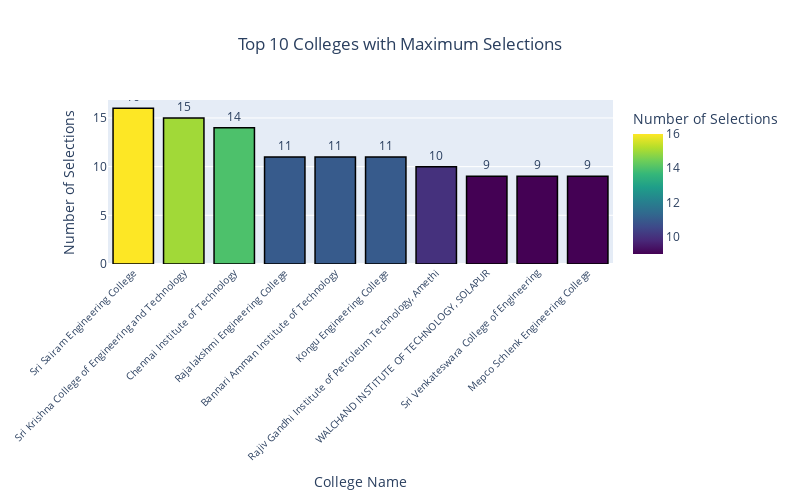

Source (notebook cell):
### Code cell
college_counts = orignal_data.groupby(['AISHE Code', 'Name of the Institute']).size().reset_index(name='No. Of Teams Selected')
top_10_colleges = college_counts.nlargest(10, 'No. Of Teams Selected')

fig = px.bar(
    top_10_colleges, 
    x='Name of the Institute', 
    y='No. Of Teams Selected', 
    text='No. Of Teams Selected', 
    title='Top 10 Colleges with Maximum Selections',
    labels={'Name of the Institute': 'College Name', 'No. Of Teams Selected': 'Number of Selections'},
    color='No. Of Teams Selected',  
    color_continuous_scale='Viridis'
)
fig.update_traces(
    textposition='outside', 
    marker_line_width=1.5, 
    marker_line_color='black'
)
fig.update_layout(
    xaxis_tickangle=-45,            
    title_x=0.5,                    
    font=dict(size=12),              
    xaxis=dict(
        tickfont=dict(size=10)       
    ),
    height=500,                      
    width=800                        
)
fig.show()
top_10_colleges

### Figure 1 — Plotly figure (JSON) as saved in the notebook; plotly's stock layout.template omitted (floating-point values rounded to 4 significant figures)
{"data": [{"alignmentgroup": "True", "hovertemplate": "College Name=%{x}<br>Number of Selections=%{marker.color}<extra></extra>", "legendgroup": "", "marker": {"color": [16, 15, 14, 11, 11, 11, 10, 9, 9, 9], "coloraxis": "coloraxis", "line": {"color": "black", "width": 1.5}, "pattern": {"shape": ""}}, "name": "", "offsetgroup": "", "orientation": "v", "showlegend": false, "text": [16, 15, 14, 11, 11, 11, 10, 9, 9, 9], "textposition": "outside", "type": "bar", "x": ["Sri Sairam Engineering College", "Sri Krishna College of Engineering and Technology", "Chennai Institute of Technology", "Rajalakshmi Engineering College", "Bannari Amman Institute of Technology", "Kongu Engineering College", "Rajiv Gandhi Institute of Petroleum Technology, Amethi", "WALCHAND INSTITUTE OF TECHNOLOGY, SOLAPUR", "Sri Venkateswara College of Engineering", "Mepco Schlenk Engineering College"], "xaxis": "x", "y": [16, 15, 14, 11, 11, 11, 10, 9, 9, 9], "yaxis": "y"}], "layout": {"barmode": "relative", "coloraxis": {"colorbar": {"title": {"text": "Number of Selections"}}, "colorscale": [[0, "#440154"], [0.1111, "#482878"], [0.2222, "#3e4989"], [0.3333, "#31688e"], [0.4444, "#26828e"], [0.5556, "#1f9e89"], [0.6667, "#35b779"], [0.7778, "#6ece58"], [0.8889, "#b5de2b"], [1, "#fde725"]]}, "font": {"size": 12}, "height": 500, "legend": {"tracegroupgap": 0}, "title": {"text": "Top 10 Colleges with Maximum Selections", "x": 0.5}, "width": 800, "xaxis": {"anchor": "y", "domain": [0, 1], "tickangle": -45, "tickfont": {"size": 10}, "title": {"text": "College Name"}}, "yaxis": {"anchor": "x", "domain": [0, 1], "title": {"text": "Number of Selections"}}}}
